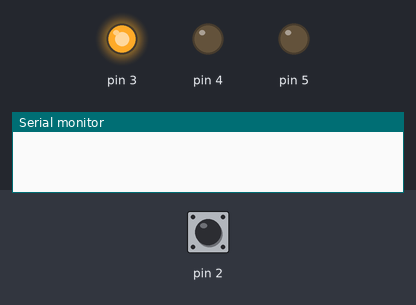
This sketch was run on a simulated Arduino Uno, built with avr-gcc and run on an emulated ATmega328P. Shown: output pins drawn as LEDs (lit = HIGH), the last lines printed to the serial monitor. Dashed ring = blinking. The inputs (shaded band) are chosen by the test bench; at power-on: pin 2 LOW.

Above: at 1.2 s.
1.3 s: pin 2 driven HIGH
At 1.42 s:
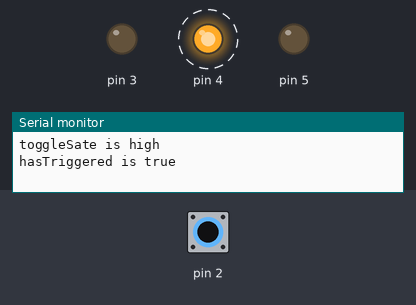
4.3 s: pin 2 driven LOW
7.3 s: pin 2 pulsed HIGH 5 times (0.12 s each, 0.3 s apart)
At 8.47 s:
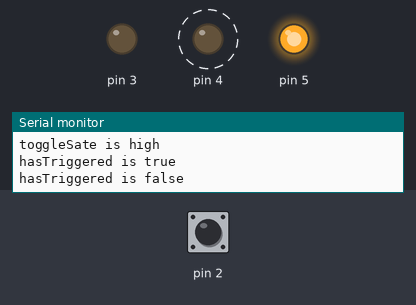
Timing chart, 0 to 10.3 s (numbered marks = the images above; inputs shaded):
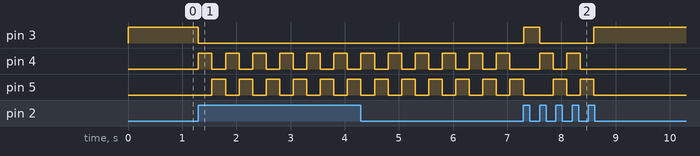

Measured:
- after the input at 1.3 s, pin 3: HIGH → LOW at once; pin 4: alternates HIGH for 0.25 s and LOW for 0.25 s, starting at once; pin 5: alternates HIGH for 0.25 s and LOW for 0.25 s, starting after 0.25 s
- after the input at 7.3 s, pin 3: LOW → HIGH at once, → LOW 0.30 s later, → HIGH 1.0 s later

The sketch:

project_02_1.ino
```cpp
// with toggle
int switchState;
int toggleState = LOW;
bool hasTriggered = false; // memory cell for latch logic gate

void setup() {
  pinMode(2, INPUT);
  pinMode(3, OUTPUT);
  pinMode(4, OUTPUT);
  pinMode(5, OUTPUT);

  Serial.begin(9600); // debugging with serial
}

void loop() {
  switchState = digitalRead(2);
  if (switchState == HIGH and !hasTriggered) {
    if (toggleState == LOW) {
      toggleState = HIGH;
      Serial.println("toggleSate is high");
    }
    else {
      toggleState = LOW;
      Serial.println("toggleSate is low");
    }
    Serial.println("hasTriggered is true");
    hasTriggered = true;
  }
  if (switchState == LOW and hasTriggered) {
    Serial.println("hasTriggered is false");
    hasTriggered = false;
  }

  if (toggleState == LOW) {
    digitalWrite(3, HIGH);
    digitalWrite(4, LOW);
    digitalWrite(5, LOW);
  }
  else {
    digitalWrite(3, LOW);

    digitalWrite(4, HIGH);
    digitalWrite(5, LOW);
    delay(250);

    digitalWrite(4, LOW);
    digitalWrite(5, HIGH);
    delay(250);
  }
}
```
